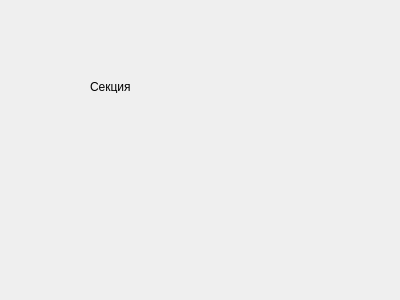
<?xml version="1.0" encoding="UTF-8"?>
<ui version="4.0">
 <class>SectionGraphVisualWidget</class>
 <widget class="QWidget" name="SectionGraphVisualWidget">
  <property name="geometry">
   <rect>
    <x>0</x>
    <y>0</y>
    <width>400</width>
    <height>300</height>
   </rect>
  </property>
  <property name="windowTitle">
   <string>Form</string>
  </property>
  <widget class="QLabel" name="label">
   <property name="geometry">
    <rect>
     <x>90</x>
     <y>80</y>
     <width>47</width>
     <height>13</height>
    </rect>
   </property>
   <property name="text">
    <string>Секция</string>
   </property>
  </widget>
 </widget>
 <resources/>
 <connections/>
</ui>
